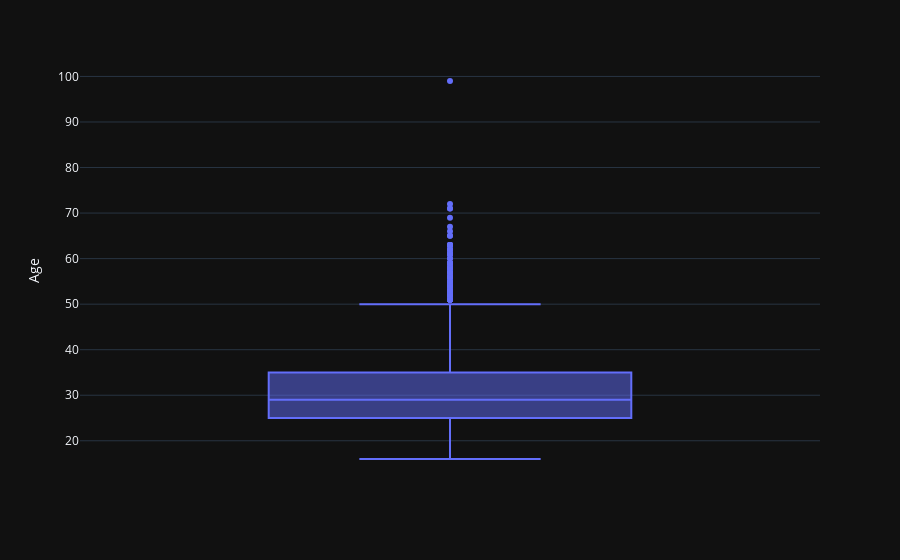

The notebook cell saved with this chart:
### Code cell
#plotting the box plot of age
fig = px.box(df,y="Age") 
fig.layout.template='plotly_dark'
fig.show()

### Figure 1 — Plotly figure (JSON) as saved in the notebook; plotly's stock layout.template omitted (floating-point values rounded to 4 significant figures; data arrays with more than 128 entries replaced by an {"elided": "..."} marker saying what was removed)
{"data": [{"alignmentgroup": "True", "hovertemplate": "Age=%{y}<extra></extra>", "legendgroup": "", "marker": {"color": "#636efa"}, "name": "", "notched": false, "offsetgroup": "", "orientation": "v", "showlegend": false, "type": "box", "x0": " ", "xaxis": "x", "y": {"elided": "11398 int values"}, "y0": " ", "yaxis": "y"}], "layout": {"boxmode": "group", "legend": {"tracegroupgap": 0}, "margin": {"t": 60}, "xaxis": {"anchor": "y", "domain": [0, 1]}, "yaxis": {"anchor": "x", "domain": [0, 1], "title": {"text": "Age"}}}}
